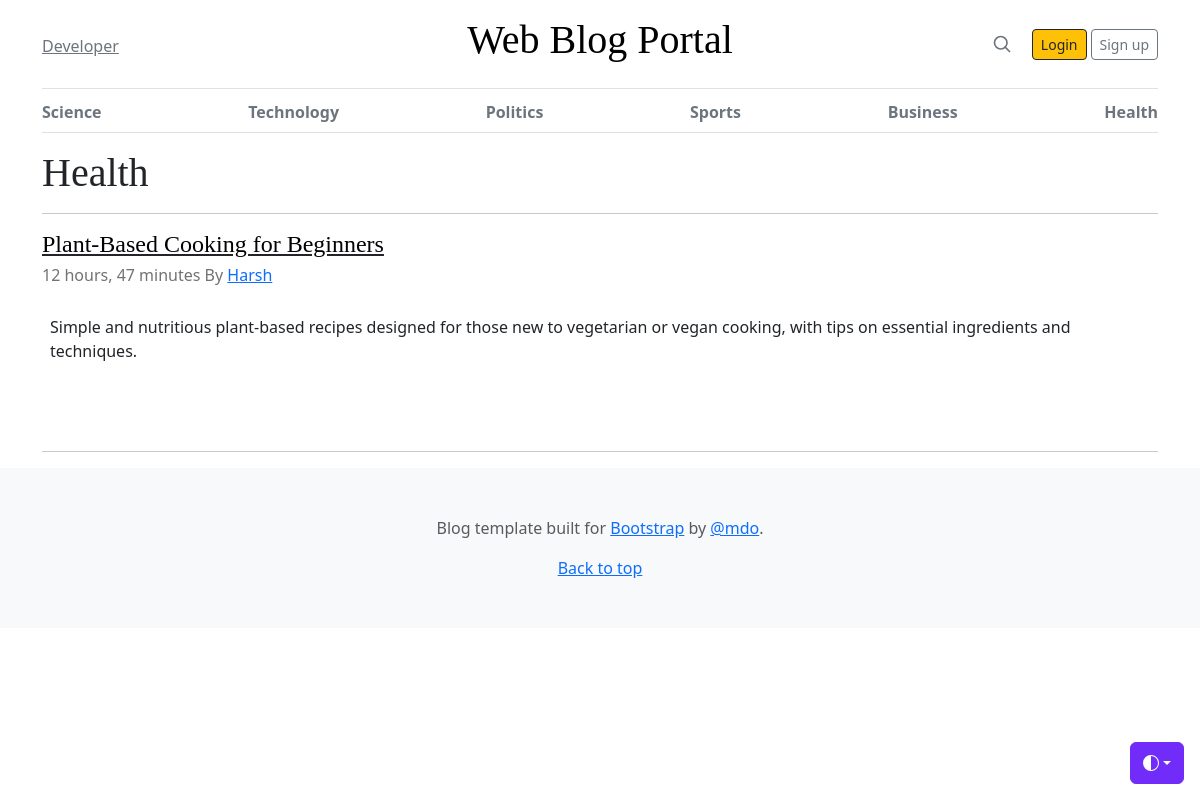
/category/6/, run on the app's committed database.
### blogs/models.py (models this page shows, shortened)
class Category(models.Model):
    category_name = models.CharField(max_length=50, unique=True)
    created_at = models.DateTimeField(auto_now_add=True)
    updated_at = models.DateTimeField(auto_now=True)
    class Meta:
        verbose_name_plural = 'Categories'

class Blogs(models.Model):
    title = models.CharField(max_length=100,unique=True)
    slug = models.SlugField(unique=True, blank=True)
    category = models.ForeignKey(Category, on_delete=models.CASCADE)
    author = models.ForeignKey(User, on_delete=models.CASCADE)
    blog_image = models.ImageField(upload_to='uploads/%y/%m/%d')
    short_description = models.TextField(max_length=1000)
    blog_body = models.TextField(max_length=3000)
    status = models.CharField(max_length=100,choices=STATUS_CHOICE,default='Draft')
    is_featured = models.BooleanField(default=False)
    created_at = models.DateTimeField(auto_now_add=True)
    updated_at = models.DateTimeField(auto_now=True)
    class Meta:
        verbose_name_plural = 'Blogs'

### blogs/views.py (the view)
# urls.py: path('<int:id>/', views.posts_by_category , name = 'posts_by_category'),
def posts_by_category(requests,id):
    posts = Blogs.objects.filter(category=id,status="Published")
    try:
        category = Category.objects.get(pk=id)
    except:
        messages.error(requests," The Category was not found.")
        return redirect('home')
    context = {
        'posts':posts,
        'category':category,
    }
    return render(requests,'blogs/posts.html',context)

### blogs/context_processors.py (called while the page is built)
def get_category(request):
    categories = Category.objects.all()
    return dict(categories=categories)

### templates/blogs/posts.html (shortened to what this page needs)
{% extends 'base/base.html'%}
{%block 'content'%}
    <main class="container">
        <h1 class="display-6">{{category.category_name}}</h1><hr>
        {% for post in posts%}
            <article class="blog-post">
                <a href="{% url 'blog' post.slug%}" class="link-dark"><h4 class="display-7 link-body-emphasis mb-1">{{post.title}}</h4></a>
                <p class="blog-post-meta">{{post.created_at|timesince}} By <a href="#">{{post.author|capfirst}}</a></p>
                <div class= "text-left py-2 px-2">
                    <p>{{post.short_description}}</p>
                </div>
            </article>
            <hr>
        {% endfor %}
    </main>
{%endblock 'content'%}

### templates/base/header.html (shortened to what this page needs)
{% load static %}
<!DOCTYPE html>
<html lang="en" data-bs-theme="auto">
<head>
    <link href="https://cdn.jsdelivr.net/npm/bootstrap@5.3.3/dist/css/bootstrap.min.css" rel="stylesheet">
    <link href="{% static 'css/blog.css' %}" rel="stylesheet">
    <link href="{% static 'css/blog.rtl.css' %}" rel="stylesheet">
</head>
<body>
    <div class="dropdown position-fixed bottom-0 end-0 mb-3 me-3 bd-mode-toggle">
        <button class="btn btn-bd-primary py-2 dropdown-toggle d-flex align-items-center" id="bd-theme" type="button"
            aria-expanded="false" data-bs-toggle="dropdown" aria-label="Toggle theme (auto)">
            <svg class="bi my-1 theme-icon-active" aria-hidden="true">
                <use href="#circle-half"></use>
            </svg>
        </button>
    </div>
    <div class="container">
        <header class="border-bottom lh-1 py-3">
            <div class="row flex-nowrap justify-content-between align-items-center">
                <div class="col-4 pt-1">
                    <a class="link-secondary" href="#">Developer</a>
                </div>
                <div class="col-4 text-center">
                    <a class="blog-header-logo text-body-emphasis text-decoration-none" href="/"><h1>Web Blog Portal</h1></a>
                </div>
                <div class="col-4 d-flex justify-content-end align-items-center">
                    <a class="link-secondary" href="#" aria-label="Search">
                        <svg xmlns="http://www.w3.org/2000/svg" width="20" height="20" fill="none" stroke="currentColor"
                            stroke-linecap="round" stroke-linejoin="round" stroke-width="2" class="mx-3" role="img"
                            viewBox="0 0 24 24">
                            <title>Search</title>
                            <circle cx="10.5" cy="10.5" r="7.5"></circle>
                            <path d="M21 21l-5.2-5.2"></path>
                        </svg>
                    </a>
                    <a class="btn btn-sm btn-warning btn-outline-dark  mx-1" href="#">Login</a>
                    <a class="btn btn-sm btn-outline-secondary" href="#">Sign up</a>
                </div>
            </div>
        </header>
        <div class="nav-scroller py-1 mb-3 border-bottom">
            <nav class="nav nav-underline justify-content-between">
                {% for category in categories%}
                <a class="nav-item nav-link active link-secondary font-weight-normal" href="{% url 'posts_by_category' category.id %}">{{category.category_name}}</a>
                {% endfor %}
            </nav>
        </div>
    </div>

### static/css/blog.css (style rules this page uses)
.blog-header-logo { font-family: "Playfair Display", Georgia, "Times New Roman", serif; font-size: 2.25rem; }
h1, h2, h3, h4, h5, h6 { font-family: "Playfair Display", Georgia, "Times New Roman", serif; }
.blog-post { margin-bottom: 4rem; }
.blog-post-meta { margin-bottom: 1.25rem; color: #727272; }

### static/css/blog.rtl.css (style rules this page uses)
.blog-header-logo { font-family: Amiri, Georgia, "Times New Roman", serif; font-size: 2.25rem; }
h1, h2, h3, h4, h5, h6 { font-family: Amiri, Georgia, "Times New Roman", serif; }
.blog-post { margin-bottom: 4rem; }
.blog-post-meta { margin-bottom: 1.25rem; color: #727272; }

### templates/base/header.html (style rules this page uses)
.bi { vertical-align: -.125em; fill: currentColor }
.nav-scroller { position: relative; z-index: 2; height: 2.75rem; overflow-y: hidden }
.nav-scroller .nav { display: flex; flex-wrap: nowrap; padding-bottom: 1rem; margin-top: -1px; overflow-x: auto; text-align: center; white-space: nowrap; -webkit-overflow-scrolling: touch }
.btn-bd-primary { --bd-violet-bg: #712cf9; --bd-violet-rgb: 112.520718, 44.062154, 249.437846; --bs-btn-font-weight: 600; --bs-btn-color: var(--bs-white); --bs-btn-bg: var(--bd-violet-bg); --bs-btn-border-color: var(--bd-violet-bg); --bs-btn-hover-color: var(--bs-white); --bs-btn-hover-bg: #6528e0; --bs-btn-hover-border-color: #6528e0; --bs-btn-focus-shadow-rgb: var(--bd-violet-rgb); --bs-btn-active-color: var(--bs-btn-hover-color); --bs-btn-active-bg: #5a23c8; --bs-btn-active-border-color: #5a23c8 }
.bd-mode-toggle { z-index: 1500 }
.bd-mode-toggle .bi { width: 1em; height: 1em }

### data on the page
Category: category_name "Science"
Category: category_name "Technology"
Category: category_name "Politics"
Category: category_name "Sports"
Category: category_name "Business"
Category: category_name "Health"
Blogs: title "Plant-Based Cooking for Beginners", created_at "12 hours, 47 minutes", author "Harsh", short_description "Simple and nutritious plant-based recipes designed for those new to vegetarian or vegan cooking, with tips on essential ingredients and techniques."
